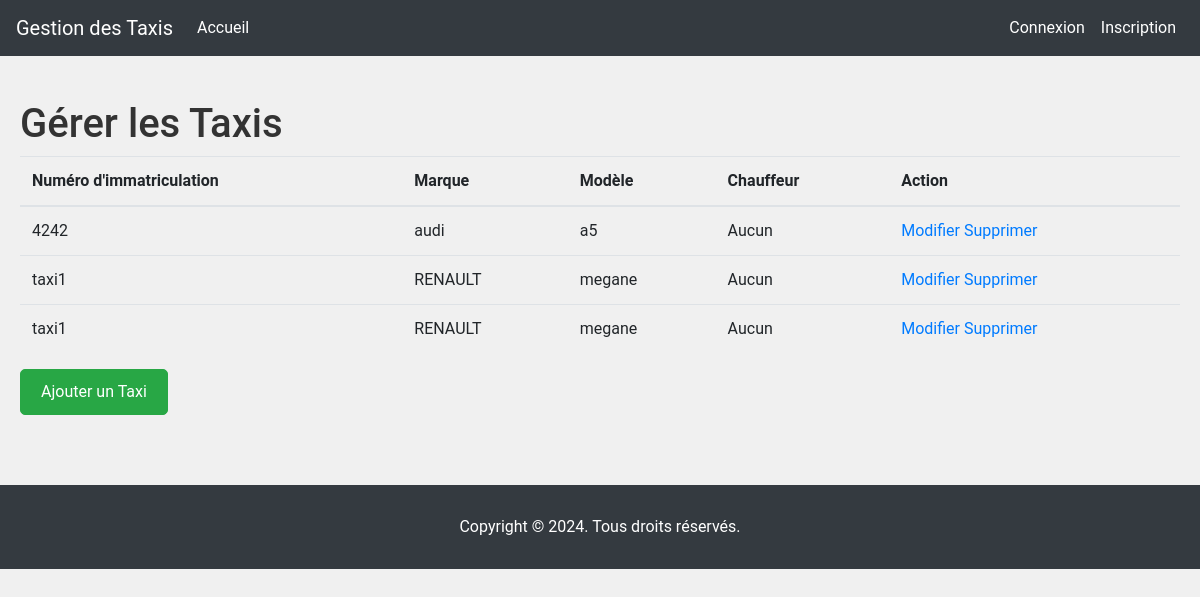
/manage_taxis/, run on the app's committed database.
### taxis/models.py (models this page shows, shortened)
class Taxi(models.Model):
    registration_number = models.CharField(max_length=50)
    driver = models.ForeignKey(Driver, on_delete=models.CASCADE, null=True, blank=True)
    brand = models.CharField(max_length=50)
    model = models.CharField(max_length=50)
    available = models.BooleanField(default=True)  # Assurez-vous que ce champ est défini correctement

### taxis/views.py (the view)
# urls.py: path('manage_taxis/', views.manage_taxis, name='manage_taxis'),
def manage_taxis(request):
    taxis = Taxi.objects.all()  # Récupérer tous les taxis (exemple)
    context = {
        'taxis': taxis
    }
    return render(request, 'taxis/administrateur/manage_taxis.html', context)

### taxis/templates/taxis/administrateur/manage_taxis.html (shortened to what this page needs)
{% extends 'taxis/base.html' %}
{% block content %}
    <h1>Gérer les Taxis</h1>
    <table class="table">
        <thead>
            <tr>
                <th>Numéro d'immatriculation</th>
                <th>Marque</th>
                <th>Modèle</th>
                <th>Chauffeur</th>
                <th>Action</th>
            </tr>
        </thead>
        <tbody>
            {% for taxi in taxis %}
                <tr>
                    <td>{{ taxi.registration_number }}</td>
                    <td>{{ taxi.brand }}</td>
                    <td>{{ taxi.model }}</td>
                    <td>
                        {% if taxi.driver %}
                            {{ taxi.driver.user.username }}
                        {% else %}
                            Aucun
                        {% endif %}
                    </td>
                    <td>
                        <a href="{% url 'edit_taxi' taxi.id %}">Modifier</a>
                        <a href="{% url 'delete_taxi' taxi.id %}">Supprimer</a>
                    </td>
                </tr>
            {% empty %}
                <tr>
                    <td colspan="5">Aucun taxi trouvé.</td>
                </tr>
            {% endfor %}
        </tbody>
    </table>
    <a href="{% url 'add_taxi' %}" class="btn btn-primary">Ajouter un Taxi</a>
{% endblock %}

### taxis/static/css/style.css (style rules this page uses)
* { margin: 0; padding: 0; box-sizing: border-box; }
body { font-family: 'Roboto', sans-serif; background-color: #f0f0f0; color: #333; }
.btn { display: inline-block; padding: 10px 20px; background-color: #4285F4; color: #fff; text-decoration: none; border-radius: 5px; transition: background-color 0.3s ease; }

### taxis/templates/taxis/base.html (style rules this page uses)
.btn-primary { background-color: #28a745; border-color: #28a745; }

### data on the page
Taxi: registration_number "4242", brand "audi", model "a5", shows "Aucun"
Taxi: registration_number "taxi1", brand "RENAULT", model "megane", shows "Aucun"
Taxi: registration_number "taxi1", brand "RENAULT", model "megane", shows "Aucun"
